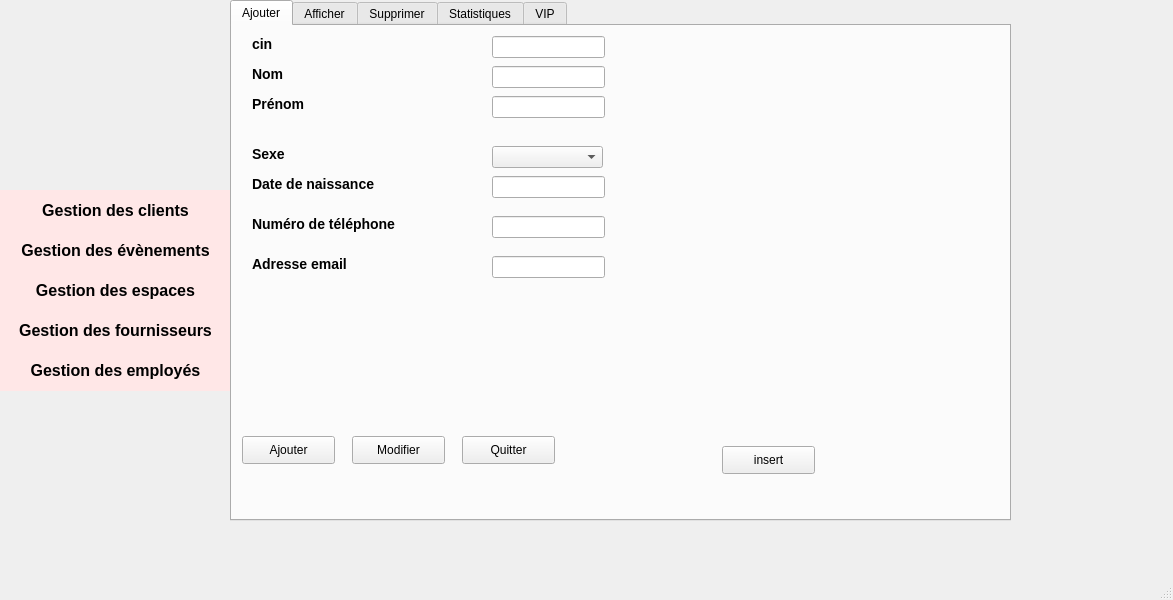
<?xml version="1.0" encoding="UTF-8"?>
<ui version="4.0">
 <class>MainWindow</class>
 <widget class="QMainWindow" name="MainWindow">
  <property name="geometry">
   <rect>
    <x>0</x>
    <y>0</y>
    <width>1173</width>
    <height>600</height>
   </rect>
  </property>
  <property name="windowTitle">
   <string>MainWindow</string>
  </property>
  <widget class="QWidget" name="centralwidget">
   <widget class="QPushButton" name="logo">
    <property name="geometry">
     <rect>
      <x>0</x>
      <y>0</y>
      <width>231</width>
      <height>191</height>
     </rect>
    </property>
    <property name="styleSheet">
     <string notr="true">#logo {
background-color: transparent;
border-image: url(:/logo.PNG);
background: none;
border: none;
background-repeat: none;
}</string>
    </property>
    <property name="text">
     <string/>
    </property>
   </widget>
   <widget class="QPushButton" name="clients">
    <property name="geometry">
     <rect>
      <x>0</x>
      <y>190</y>
      <width>231</width>
      <height>41</height>
     </rect>
    </property>
    <property name="styleSheet">
     <string notr="true">#clients {
    background-color: #FFE7E7;
    border-style: outset;
    
    border-color: #00000;
    font: bold 16px;
    color:#00000;
    height:10px;
       padding: 2px;
}</string>
    </property>
    <property name="text">
     <string>Gestion des clients</string>
    </property>
   </widget>
   <widget class="QPushButton" name="evenements">
    <property name="geometry">
     <rect>
      <x>0</x>
      <y>230</y>
      <width>231</width>
      <height>41</height>
     </rect>
    </property>
    <property name="styleSheet">
     <string notr="true">#evenements {
    background-color: #FFE7E7;
    border-style: outset;
    
    border-color: #00000;
    font: bold 16px;
    color:#00000;
    height:10px;
       padding: 2px;
}</string>
    </property>
    <property name="text">
     <string>Gestion des évènements</string>
    </property>
   </widget>
   <widget class="QPushButton" name="espaces">
    <property name="geometry">
     <rect>
      <x>0</x>
      <y>270</y>
      <width>231</width>
      <height>41</height>
     </rect>
    </property>
    <property name="styleSheet">
     <string notr="true">#espaces {
    background-color: #FFE7E7;
    border-style: outset;
    
    border-color: #00000;
    font: bold 16px;
    color:#00000;
    height:10px;
       padding: 2px;
}</string>
    </property>
    <property name="text">
     <string>Gestion des espaces</string>
    </property>
   </widget>
   <widget class="QPushButton" name="fournisseurs">
    <property name="geometry">
     <rect>
      <x>0</x>
      <y>310</y>
      <width>231</width>
      <height>41</height>
     </rect>
    </property>
    <property name="styleSheet">
     <string notr="true">#fournisseurs {
    background-color: #FFE7E7;
    border-style: outset;
    
    border-color: #00000;
    font: bold 16px;
    color:#00000;
    height:10px;
       padding: 2px;
}</string>
    </property>
    <property name="text">
     <string>Gestion des fournisseurs</string>
    </property>
   </widget>
   <widget class="QPushButton" name="emplyes">
    <property name="geometry">
     <rect>
      <x>0</x>
      <y>350</y>
      <width>231</width>
      <height>41</height>
     </rect>
    </property>
    <property name="styleSheet">
     <string notr="true">#emplyes {
    background-color: #FFE7E7;
    border-style: outset;
    
    border-color: #00000;
    font: bold 16px;
    color:#00000;
    height:10px;
       padding: 2px;
}</string>
    </property>
    <property name="text">
     <string>Gestion des employés</string>
    </property>
   </widget>
   <widget class="QTabWidget" name="tabWidget">
    <property name="geometry">
     <rect>
      <x>230</x>
      <y>0</y>
      <width>781</width>
      <height>521</height>
     </rect>
    </property>
    <property name="currentIndex">
     <number>0</number>
    </property>
    <widget class="QWidget" name="ajouter">
     <attribute name="title">
      <string>Ajouter</string>
     </attribute>
     <widget class="QPushButton" name="quitter">
      <property name="geometry">
       <rect>
        <x>230</x>
        <y>410</y>
        <width>93</width>
        <height>28</height>
       </rect>
      </property>
      <property name="text">
       <string>Quitter</string>
      </property>
     </widget>
     <widget class="QLabel" name="label_8">
      <property name="geometry">
       <rect>
        <x>20</x>
        <y>230</y>
        <width>101</width>
        <height>16</height>
       </rect>
      </property>
      <property name="styleSheet">
       <string notr="true">font-size: 14px;
font: bold;</string>
      </property>
      <property name="text">
       <string>Adresse email</string>
      </property>
     </widget>
     <widget class="QLabel" name="label_6">
      <property name="geometry">
       <rect>
        <x>20</x>
        <y>190</y>
        <width>161</width>
        <height>16</height>
       </rect>
      </property>
      <property name="styleSheet">
       <string notr="true">font-size: 14px;
font: bold;</string>
      </property>
      <property name="text">
       <string>Numéro de téléphone</string>
      </property>
     </widget>
     <widget class="QLabel" name="label_4">
      <property name="geometry">
       <rect>
        <x>20</x>
        <y>150</y>
        <width>131</width>
        <height>16</height>
       </rect>
      </property>
      <property name="styleSheet">
       <string notr="true">font-size: 14px;
font: bold;</string>
      </property>
      <property name="text">
       <string>Date de naissance</string>
      </property>
     </widget>
     <widget class="QLabel" name="label_2">
      <property name="geometry">
       <rect>
        <x>20</x>
        <y>70</y>
        <width>56</width>
        <height>16</height>
       </rect>
      </property>
      <property name="styleSheet">
       <string notr="true">font-size: 14px;
font: bold;</string>
      </property>
      <property name="text">
       <string>Prénom</string>
      </property>
     </widget>
     <widget class="QLabel" name="label_3">
      <property name="geometry">
       <rect>
        <x>20</x>
        <y>10</y>
        <width>56</width>
        <height>16</height>
       </rect>
      </property>
      <property name="styleSheet">
       <string notr="true">font-size: 14px;
font: bold;</string>
      </property>
      <property name="text">
       <string>cin</string>
      </property>
     </widget>
     <widget class="QLabel" name="label">
      <property name="geometry">
       <rect>
        <x>20</x>
        <y>40</y>
        <width>56</width>
        <height>16</height>
       </rect>
      </property>
      <property name="styleSheet">
       <string notr="true">font-size: 14px;
font: bold;</string>
      </property>
      <property name="text">
       <string>Nom</string>
      </property>
     </widget>
     <widget class="QLineEdit" name="ad">
      <property name="geometry">
       <rect>
        <x>260</x>
        <y>230</y>
        <width>113</width>
        <height>22</height>
       </rect>
      </property>
     </widget>
     <widget class="QLineEdit" name="cin">
      <property name="geometry">
       <rect>
        <x>260</x>
        <y>10</y>
        <width>113</width>
        <height>22</height>
       </rect>
      </property>
     </widget>
     <widget class="QLineEdit" name="prenom">
      <property name="geometry">
       <rect>
        <x>260</x>
        <y>70</y>
        <width>113</width>
        <height>22</height>
       </rect>
      </property>
     </widget>
     <widget class="QLineEdit" name="nom">
      <property name="geometry">
       <rect>
        <x>260</x>
        <y>40</y>
        <width>113</width>
        <height>22</height>
       </rect>
      </property>
     </widget>
     <widget class="QLineEdit" name="num_tel">
      <property name="geometry">
       <rect>
        <x>260</x>
        <y>190</y>
        <width>113</width>
        <height>22</height>
       </rect>
      </property>
     </widget>
     <widget class="QPushButton" name="ajouterr">
      <property name="geometry">
       <rect>
        <x>10</x>
        <y>410</y>
        <width>93</width>
        <height>28</height>
       </rect>
      </property>
      <property name="text">
       <string>Ajouter</string>
      </property>
     </widget>
     <widget class="QPushButton" name="modifier">
      <property name="geometry">
       <rect>
        <x>120</x>
        <y>410</y>
        <width>93</width>
        <height>28</height>
       </rect>
      </property>
      <property name="text">
       <string>Modifier</string>
      </property>
     </widget>
     <widget class="QLineEdit" name="date">
      <property name="geometry">
       <rect>
        <x>260</x>
        <y>150</y>
        <width>113</width>
        <height>22</height>
       </rect>
      </property>
     </widget>
     <widget class="QLabel" name="pic">
      <property name="geometry">
       <rect>
        <x>490</x>
        <y>50</y>
        <width>261</width>
        <height>341</height>
       </rect>
      </property>
      <property name="text">
       <string/>
      </property>
     </widget>
     <widget class="QPushButton" name="photo">
      <property name="geometry">
       <rect>
        <x>490</x>
        <y>420</y>
        <width>93</width>
        <height>28</height>
       </rect>
      </property>
      <property name="text">
       <string>insert</string>
      </property>
     </widget>
     <widget class="QPushButton" name="aff">
      <property name="geometry">
       <rect>
        <x>500</x>
        <y>50</y>
        <width>241</width>
        <height>331</height>
       </rect>
      </property>
      <property name="styleSheet">
       <string notr="true">#aff{
background-color: transparent;
background: none;
border: none;
background-repeat: none;
}</string>
      </property>
      <property name="text">
       <string/>
      </property>
     </widget>
     <widget class="QLabel" name="label_10">
      <property name="geometry">
       <rect>
        <x>20</x>
        <y>120</y>
        <width>56</width>
        <height>16</height>
       </rect>
      </property>
      <property name="styleSheet">
       <string notr="true">font-size: 14px;
font: bold;</string>
      </property>
      <property name="text">
       <string>Sexe</string>
      </property>
     </widget>
     <widget class="QComboBox" name="sexe">
      <property name="geometry">
       <rect>
        <x>260</x>
        <y>120</y>
        <width>111</width>
        <height>22</height>
       </rect>
      </property>
      <item>
       <property name="text">
        <string/>
       </property>
      </item>
      <item>
       <property name="text">
        <string>homme</string>
       </property>
      </item>
      <item>
       <property name="text">
        <string>femme</string>
       </property>
      </item>
     </widget>
    </widget>
    <widget class="QWidget" name="afficher">
     <attribute name="title">
      <string>Afficher</string>
     </attribute>
     <widget class="QTableView" name="tableView">
      <property name="geometry">
       <rect>
        <x>10</x>
        <y>100</y>
        <width>751</width>
        <height>381</height>
       </rect>
      </property>
     </widget>
     <widget class="QLabel" name="label_5">
      <property name="geometry">
       <rect>
        <x>10</x>
        <y>50</y>
        <width>56</width>
        <height>16</height>
       </rect>
      </property>
      <property name="styleSheet">
       <string notr="true">font-size: 14px;
font: bold;</string>
      </property>
      <property name="text">
       <string>cin</string>
      </property>
     </widget>
     <widget class="QLineEdit" name="cin_aff">
      <property name="geometry">
       <rect>
        <x>60</x>
        <y>40</y>
        <width>161</width>
        <height>31</height>
       </rect>
      </property>
     </widget>
     <widget class="QPushButton" name="rechercher">
      <property name="geometry">
       <rect>
        <x>230</x>
        <y>40</y>
        <width>101</width>
        <height>31</height>
       </rect>
      </property>
      <property name="text">
       <string>Rechercher</string>
      </property>
     </widget>
     <widget class="QComboBox" name="tri">
      <property name="geometry">
       <rect>
        <x>550</x>
        <y>41</y>
        <width>201</width>
        <height>31</height>
       </rect>
      </property>
      <item>
       <property name="text">
        <string/>
       </property>
      </item>
      <item>
       <property name="text">
        <string>prenom par ordre croissant</string>
       </property>
      </item>
      <item>
       <property name="text">
        <string>prenom par ordre decroissant</string>
       </property>
      </item>
      <item>
       <property name="text">
        <string>nom par ordre croissant</string>
       </property>
      </item>
      <item>
       <property name="text">
        <string>nom par ordre decroissant</string>
       </property>
      </item>
      <item>
       <property name="text">
        <string>cin par ordre croissant</string>
       </property>
      </item>
      <item>
       <property name="text">
        <string>cin par ordre decroissant</string>
       </property>
      </item>
     </widget>
     <widget class="QLabel" name="label_7">
      <property name="geometry">
       <rect>
        <x>470</x>
        <y>50</y>
        <width>71</width>
        <height>20</height>
       </rect>
      </property>
      <property name="styleSheet">
       <string notr="true">font-size: 14px;
font: bold;</string>
      </property>
      <property name="text">
       <string>Trier par:</string>
      </property>
     </widget>
     <widget class="QPushButton" name="pdf">
      <property name="geometry">
       <rect>
        <x>350</x>
        <y>40</y>
        <width>93</width>
        <height>28</height>
       </rect>
      </property>
      <property name="text">
       <string>pdf</string>
      </property>
     </widget>
    </widget>
    <widget class="QWidget" name="supprimer_2">
     <attribute name="title">
      <string>Supprimer</string>
     </attribute>
     <widget class="QComboBox" name="cin_sup">
      <property name="geometry">
       <rect>
        <x>300</x>
        <y>170</y>
        <width>161</width>
        <height>31</height>
       </rect>
      </property>
     </widget>
     <widget class="QPushButton" name="supprimer">
      <property name="geometry">
       <rect>
        <x>470</x>
        <y>170</y>
        <width>141</width>
        <height>28</height>
       </rect>
      </property>
      <property name="text">
       <string>Supprimer</string>
      </property>
     </widget>
    </widget>
    <widget class="QWidget" name="stati">
     <attribute name="title">
      <string>Statistiques</string>
     </attribute>
     <widget class="QPushButton" name="stat">
      <property name="geometry">
       <rect>
        <x>520</x>
        <y>30</y>
        <width>93</width>
        <height>28</height>
       </rect>
      </property>
      <property name="text">
       <string>stat</string>
      </property>
     </widget>
     <widget class="QLabel" name="label_11">
      <property name="geometry">
       <rect>
        <x>10</x>
        <y>0</y>
        <width>491</width>
        <height>81</height>
       </rect>
      </property>
      <property name="text">
       <string>Il es possible de génerer des statistiques en cliquant sur le bouton statististiques:</string>
      </property>
     </widget>
    </widget>
    <widget class="QWidget" name="vip">
     <attribute name="title">
      <string>VIP</string>
     </attribute>
     <widget class="QLabel" name="label_9">
      <property name="geometry">
       <rect>
        <x>20</x>
        <y>40</y>
        <width>56</width>
        <height>16</height>
       </rect>
      </property>
      <property name="styleSheet">
       <string notr="true">font-size: 14px;
font: bold;</string>
      </property>
      <property name="text">
       <string>cin</string>
      </property>
     </widget>
     <widget class="QComboBox" name="cin_qr">
      <property name="geometry">
       <rect>
        <x>70</x>
        <y>40</y>
        <width>161</width>
        <height>22</height>
       </rect>
      </property>
     </widget>
     <widget class="QGraphicsView" name="qr_gv">
      <property name="geometry">
       <rect>
        <x>140</x>
        <y>100</y>
        <width>461</width>
        <height>391</height>
       </rect>
      </property>
     </widget>
    </widget>
   </widget>
  </widget>
  <widget class="QMenuBar" name="menubar">
   <property name="geometry">
    <rect>
     <x>0</x>
     <y>0</y>
     <width>1173</width>
     <height>26</height>
    </rect>
   </property>
  </widget>
  <widget class="QStatusBar" name="statusbar"/>
 </widget>
 <resources/>
 <connections/>
</ui>
